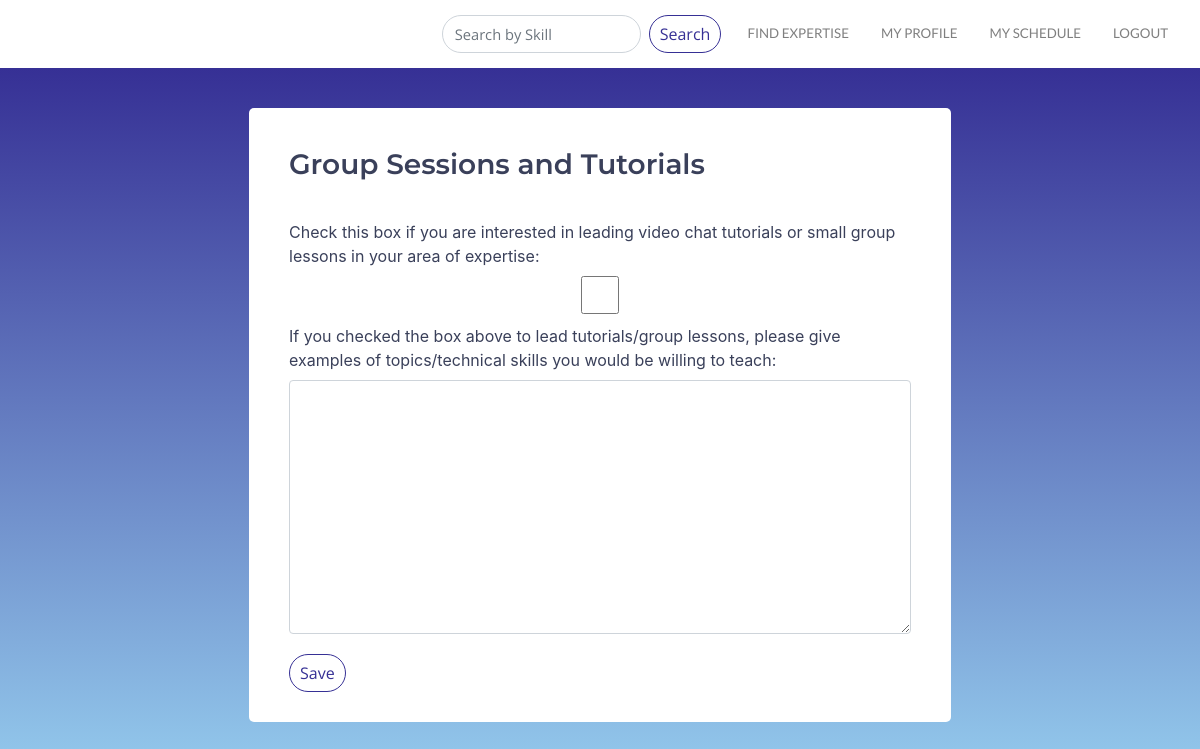
/search/users/profile/edit/tutorials/ (signed in), run on an earlier commit of the app's database.
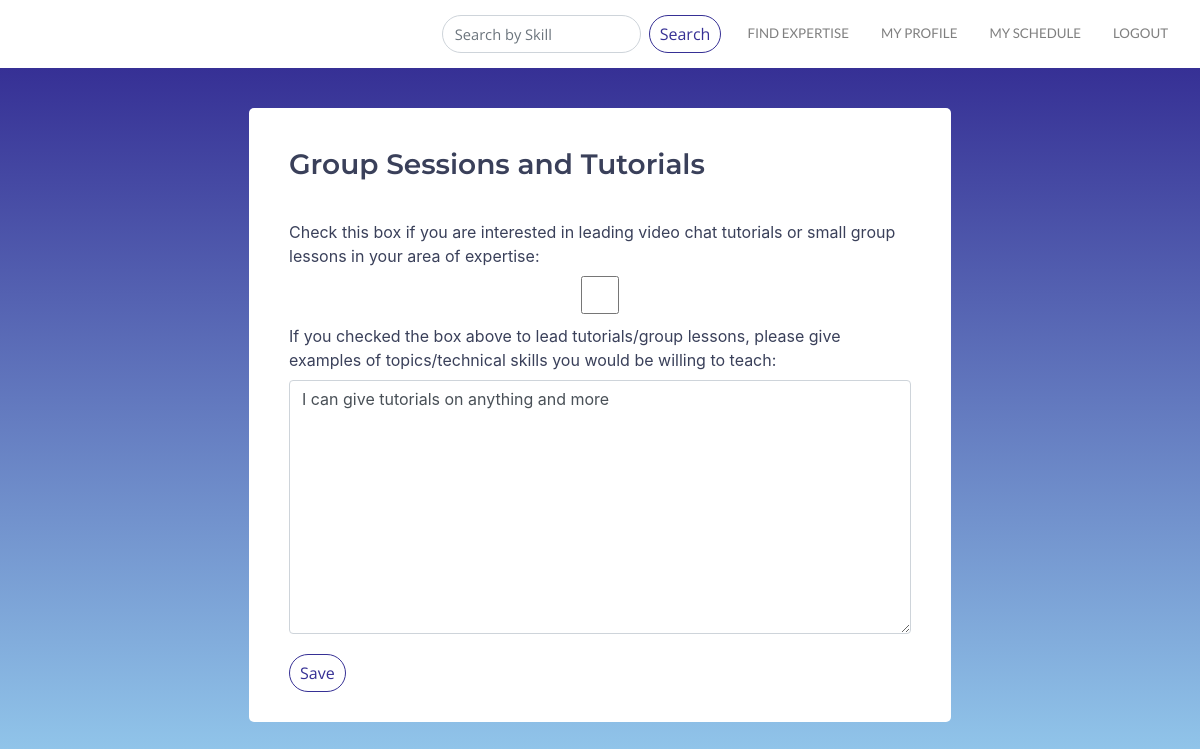
And on a later commit of the database.
### users/models.py (models this page shows)
class CustomUser(AbstractUser):
    objects = CustomUserManager()
    position = models.CharField(max_length =10000, null=True, default='', blank=True)
    bio = models.CharField(max_length =10000, null=True, default='', blank=True)
    skills = TaggableManager(help_text="A comma-separated list of tags.")
    image = models.ImageField(upload_to="profile_image", blank=True)
    website = models.CharField(max_length=10000, null=True, default='', blank=True)
    skill_area1_title = models.CharField(max_length =10000, null=True, default='', blank=True)
    skill_area1 = models.CharField(max_length =10000, null=True, default='', blank=True)
    skill_area2_title = models.CharField(max_length =10000, null=True, default='', blank=True)
    skill_area2 = models.CharField(max_length =10000, null=True, default='', blank=True)
    skill_area3_title = models.CharField(max_length =10000, null=True, default='', blank=True)
    skill_area3 = models.CharField(max_length =10000, null=True, default='', blank=True)
    skill_area4_title = models.CharField(max_length =10000, null=True, default='', blank=True)
    skill_area4 = models.CharField(max_length =10000, null=True, default='', blank=True)
    skill_area5_title = models.CharField(max_length =10000, null=True, default='', blank=True)
    skill_area5 = models.CharField(max_length =10000, null=True, default='', blank=True)
    software_hardware = models.CharField(max_length =10000, null=True, default='', blank=True)
    software_hardware_intermediate = models.CharField(max_length =10000, null=True, default='', blank=True)
    availability = models.CharField(max_length=10000, null=True, default='', blank=True)
    rate = models.CharField(max_length= 10000, null=True, default='', blank=True)
    expert = models.BooleanField(blank=True, default=False)
    gives_tutorials = models.BooleanField(blank=True, default=False)
    tutorial_area = models.CharField(max_length =10000, null=True, default='', blank=True)
    wants_expert = models.BooleanField(blank=True, default=False)
    needs_help_with = models.CharField(max_length =10000, null=True, default='', blank=True)
    profile_under_review = models.BooleanField(blank=True, default=False)
    profile_approved = models.BooleanField(blank=True, default=False)

### users/views.py (the view)
# urls.py: path('profile/edit/tutorials/', views.EditProfileTutorialView, name='edit_profile_tutorials'),
@login_required
def EditProfileTutorialView(request):
    form_two =EditProfileDetail()
    if request.method == 'POST':
        form_two = EditProfileDetail(request.POST, instance =request.user)
        if form_two.is_valid():
            form_two.save()
        return HttpResponseRedirect(reverse('profile'))
    else:
        form_two = EditProfileDetail(instance = request.user)
        return render(request, 'edit_profile_tutorials.html', {
            'form_two': form_two,
        })

### templates/edit_profile_tutorials.html (shortened to what this page needs)
{% extends 'layout.html' %}
{% load static %}
{% load widget_tweaks %}
{% block content %}
<div class="container-fluid booking">
<form  class="form-group booking_form"  method="post">
    <div class="container" id="booking_form">
    <h3 class="edit_profile_subheading">Group Sessions and Tutorials</h3>
        {{ form_two.gives_tutorials.label_tag }}
          {% render_field form_two.gives_tutorials class="form-control" %}
        {{ form_two.tutorial_area.label_tag }}
          {% render_field form_two.tutorial_area class="form-control" %}
     <button type="submit" class="btn btn-primary edit_profile">Save</button>
    </div>
     </form>
    </div>
{% endblock %}

What changed in the data, as far as the page shows it:
changed CustomUser: tutorial_area (not shown) → "I can give tutorials on anything and more"
